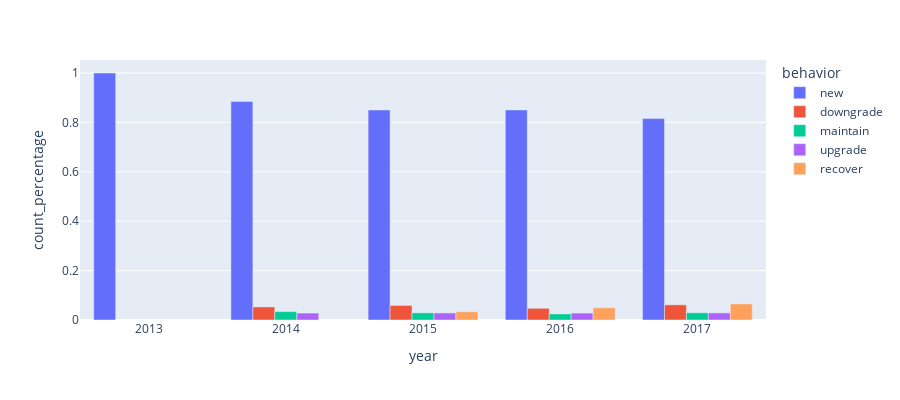

This figure's notebook cell:
### Code cell
fig = px.bar(all, x="year", y="count_percentage",
             color='behavior', barmode='group',
             height=400)
fig.write_html("behavior_by_year.html")
fig.show()

### Figure 1 — Plotly figure (JSON) as saved in the notebook; plotly's stock layout.template omitted (floating-point values rounded to 4 significant figures)
{"data": [{"alignmentgroup": "True", "hovertemplate": "behavior=new<br>year=%{x}<br>count_percentage=%{y}<extra></extra>", "legendgroup": "new", "marker": {"color": "#636efa"}, "name": "new", "offsetgroup": "new", "orientation": "v", "showlegend": true, "textposition": "auto", "type": "bar", "x": [2013, 2014, 2015, 2016, 2017], "xaxis": "x", "y": [1, 0.885, 0.8504, 0.8505, 0.8156], "yaxis": "y"}, {"alignmentgroup": "True", "hovertemplate": "behavior=downgrade<br>year=%{x}<br>count_percentage=%{y}<extra></extra>", "legendgroup": "downgrade", "marker": {"color": "#EF553B"}, "name": "downgrade", "offsetgroup": "downgrade", "orientation": "v", "showlegend": true, "textposition": "auto", "type": "bar", "x": [2014, 2015, 2016, 2017], "xaxis": "x", "y": [0.0529, 0.05894, 0.04741, 0.06144], "yaxis": "y"}, {"alignmentgroup": "True", "hovertemplate": "behavior=maintain<br>year=%{x}<br>count_percentage=%{y}<extra></extra>", "legendgroup": "maintain", "marker": {"color": "#00cc96"}, "name": "maintain", "offsetgroup": "maintain", "orientation": "v", "showlegend": true, "textposition": "auto", "type": "bar", "x": [2014, 2015, 2016, 2017], "xaxis": "x", "y": [0.03396, 0.02885, 0.02451, 0.02918], "yaxis": "y"}, {"alignmentgroup": "True", "hovertemplate": "behavior=upgrade<br>year=%{x}<br>count_percentage=%{y}<extra></extra>", "legendgroup": "upgrade", "marker": {"color": "#ab63fa"}, "name": "upgrade", "offsetgroup": "upgrade", "orientation": "v", "showlegend": true, "textposition": "auto", "type": "bar", "x": [2014, 2015, 2016, 2017], "xaxis": "x", "y": [0.02814, 0.02849, 0.02803, 0.02873], "yaxis": "y"}, {"alignmentgroup": "True", "hovertemplate": "behavior=recover<br>year=%{x}<br>count_percentage=%{y}<extra></extra>", "legendgroup": "recover", "marker": {"color": "#FFA15A"}, "name": "recover", "offsetgroup": "recover", "orientation": "v", "showlegend": true, "textposition": "auto", "type": "bar", "x": [2015, 2016, 2017], "xaxis": "x", "y": [0.03329, 0.04952, 0.06509], "yaxis": "y"}], "layout": {"barmode": "group", "height": 400, "legend": {"title": {"text": "behavior"}, "tracegroupgap": 0}, "margin": {"t": 60}, "xaxis": {"anchor": "y", "domain": [0, 1], "title": {"text": "year"}}, "yaxis": {"anchor": "x", "domain": [0, 1], "title": {"text": "count_percentage"}}}}
